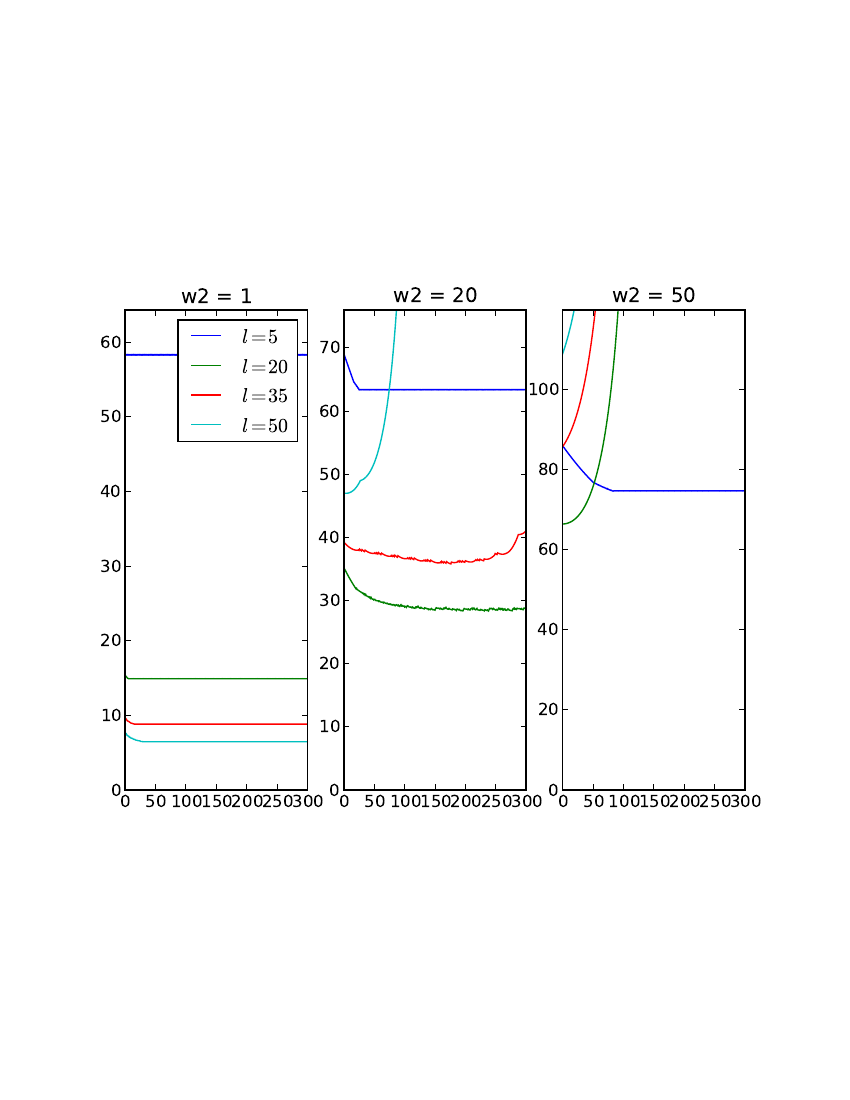

This figure's Python source:
'''
This script creates graphs that compute how the cost varies with the number
of tiers and computes the optimal clustersize division.

This algorithm is pointless. When the most energy consuming tier cannot be
reduced any more, there is no point in reducing the energy consumption of
other tiers. We are only interested in the biggest energy consumption.

'''
import numpy as ny
import matplotlib.pyplot as plt
from matplotlib.font_manager import FontProperties
import os
#from scipy.integrate import dblquad
r_a = 10.
r_b = 100.
s = 10. # Side of the square area that detects the event
A = ny.pi * (r_b**2 - r_a**2)
# Feasible positions for the lower left corner of the evento
Af = ny.pi * ((r_b - s)**2 - r_a**2) 


w1 = 100.0 # Cost of transmitting one packet 
w2 = 1.0 # Cost of transmitting one compressed packet from many packets
tx_rg = 1
rho = 8
delta = rho / ny.pi / tx_rg**2
hmin = max(tx_rg, ny.sqrt(5.0/delta))
nlayers = range(5,int((r_b-r_a)/hmin),15)

Gamma = 10 # Number of events per unit time




t = 0.1 # Increment for variations
deb = 0

def a(h):
    r = ny.cumsum(h) + r_a
    n = Gamma * 2 * r * (h + s)**2 / Af
    if deb:
        print "--number of events", sum(n[1:])
    P = ny.zeros(nl)
    for i in xrange(nl):
        P[i] = (w1 * Gamma * s**2 * h[i] / A  
                + w2 * sum(n[i:]) / 5 / delta / r[i] ) / tx_rg
    return P
evol = []
plt.close('all')
plt.ioff()
#fig = plt.figure(1, figsize=(15, 8 ))

n_tests = 300
rec = ny.zeros((n_tests,len(nlayers)))
fig = plt.figure(1)
for k, w2 in enumerate([1,20,50]):
    for j, nl in enumerate(nlayers):

        hin = (r_b - r_a) / nl # Initial guess
        assert hin > hmin, "Too many layers"
        h = ny.ones(nl) * hin
        p2 = 9e9
        evol = []
        for i in xrange(n_tests):
            P = a(h)
            if deb:
                print 20 * '*'
                print 'Iteration %d' %i
                print h
                print P
            p1 = p2
            p2 = P.max()
            rec[i,j] = p2
            #if (p1 - p2) / p1 < 1e-5:
            #    break
            # Compute the new 
            imx = P.argmax()
            imn = (P + 9e9 * (h < t + hmin)).argmin()
            h[imn] += t
            h[imx] -= t       
        #ax = fig.add_subplot(ny.ceil(len(nlayers)/3.),3,j + 1)
        #ax.plot(ny.arange(len(evol)) + 1, evol)
        #ax.set_title("%d layers" %nl)

    ax = fig.add_subplot(1,3,k + 1)
    ax.plot(rec)
    if k == 0:
        ax.legend([r'$l = %d$' %i for i in nlayers])
    ax.axis([0,n_tests,0,max(rec[0,:]) * 1.1])
    ax.set_title('w2 = %1.f' %w2)
    
fig.savefig('a.eps')
os.system('ps2pdf a.eps a.pdf')
plt.show()


#def show_distance():
#    '''Compute the average distance to the cluster size.'''
#    def g(l):
#        u = dblquad(lambda y, x: ny.sqrt(x**2 + y**2), 
#            0.0, l/2, lambda x: 0.0, lambda x: l)
#        return u[0] / (l**2 /2) / l
#    for x in xrange(2,40):
#        print g(x)
#
#    def f(r):
#        u = dblquad(
#            lambda y, x: 1.0,
#            0.0, r,
#            lambda x: 0.0,
#            lambda x: ny.sqrt( r**2 - x**2),
#            )
#        return (u[0] * 4 / ny.pi) ** 0.5 /r
#    print 'Second test'
#    for x in xrange(2,6):
#        print f(x)
